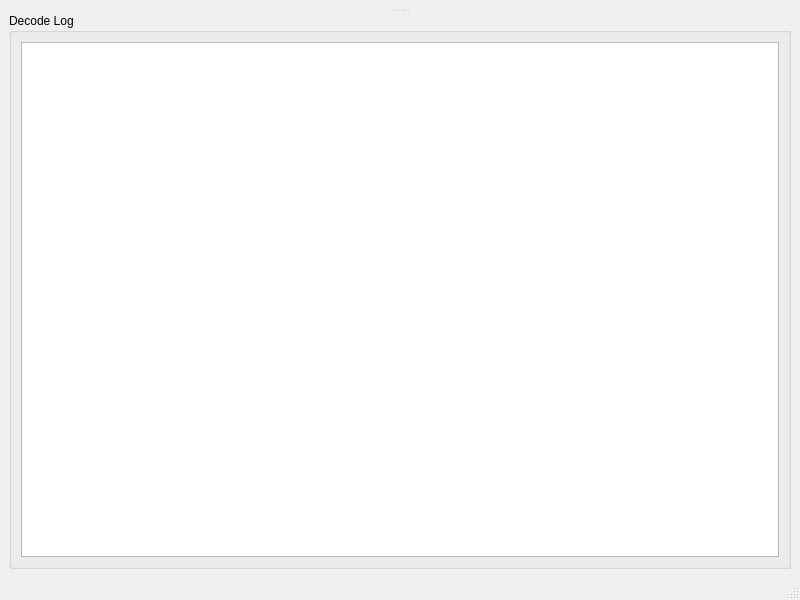
<?xml version="1.0" encoding="UTF-8"?>
<ui version="4.0">
 <class>MainWindow</class>
 <widget class="QMainWindow" name="MainWindow">
  <property name="geometry">
   <rect>
    <x>0</x>
    <y>0</y>
    <width>800</width>
    <height>600</height>
   </rect>
  </property>
  <property name="windowTitle">
    <string>LoRa AD9361 Receiver</string>
  </property>
  <widget class="QWidget" name="centralwidget">
    <layout class="QVBoxLayout" name="verticalLayout">
     <item>
      <widget class="QSplitter" name="mainSplitter">
        <property name="orientation">
         <enum>Qt::Vertical</enum>
        </property>
        <widget class="QWidget" name="spectrumContainer">
         <layout class="QVBoxLayout" name="spectrumLayout">
          <property name="leftMargin">
            <number>0</number>
          </property>
          <property name="topMargin">
            <number>0</number>
          </property>
          <property name="rightMargin">
            <number>0</number>
          </property>
          <property name="bottomMargin">
            <number>0</number>
          </property>
         </layout>
        </widget>
        <widget class="QGroupBox" name="logGroupBox">
         <property name="title">
          <string>Decode Log</string>
         </property>
         <layout class="QVBoxLayout" name="logLayout">
          <item>
            <widget class="QPlainTextEdit" name="decodeLogEdit">
             <property name="readOnly">
              <bool>true</bool>
             </property>
             <property name="maximumBlockCount">
              <number>1000</number>
             </property>
            </widget>
          </item>
         </layout>
        </widget>
      </widget>
     </item>
    </layout>
  </widget>
  <widget class="QMenuBar" name="menubar">
   <property name="geometry">
    <rect>
     <x>0</x>
     <y>0</y>
     <width>800</width>
     <height>23</height>
    </rect>
   </property>
  </widget>
  <widget class="QStatusBar" name="statusbar"/>
 </widget>
 <resources/>
 <connections/>
</ui>
